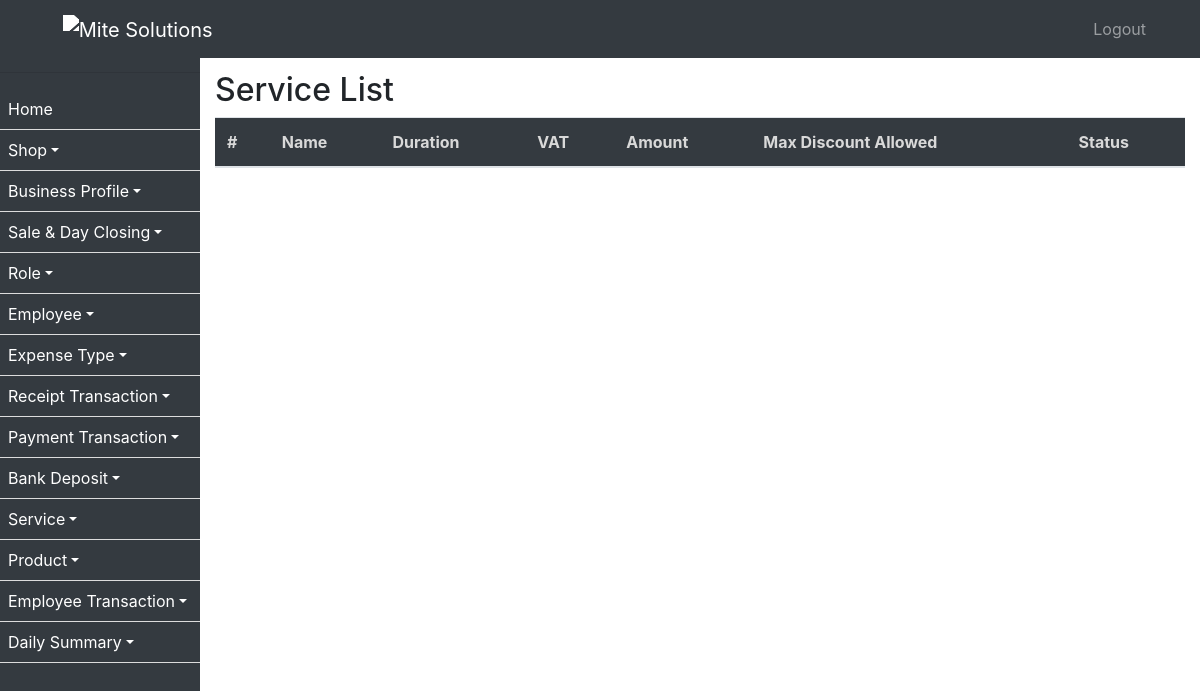
Before: /service/ with the older database file.
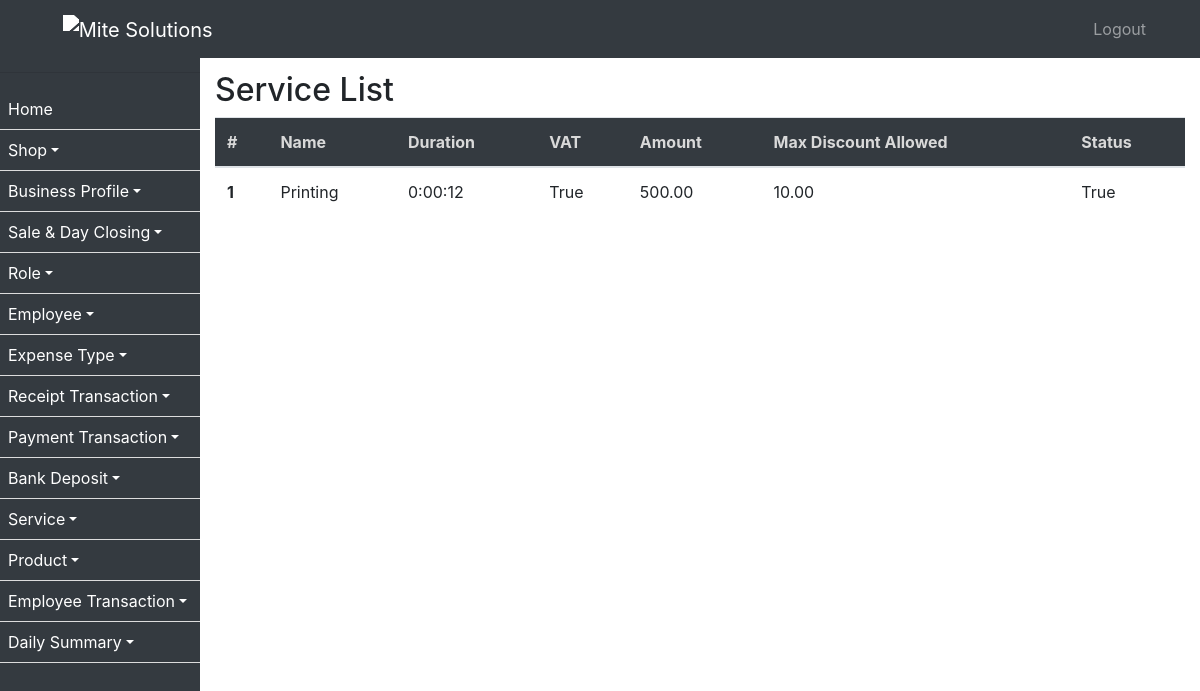
After: the same page with the newer database file.
### ezshopapp/models.py (models this page shows, shortened)
class Service(models.Model):
    name = models.CharField(max_length=255)
    duration = models.DurationField()
    vat = models.BooleanField(default=False)
    amount = models.DecimalField(max_digits=10, decimal_places=2)
    max_discount_allowed = models.DecimalField(max_digits=10, decimal_places=2)
    status = models.BooleanField(default=True)

### ezshopapp/views.py (the view)
# urls.py: path('service/', ServiceListView.as_view(), name='service_list'),
class ServiceListView(ListView):
    model = Service
    template_name = 'service_list.html'

### ezshopapp/templates/service_list.html (shortened to what this page needs)
{% extends 'base.html' %}
{% block content %}
  <h2>Service List</h2>
  <table class="table">
    <thead>
      <tr>
        <th scope="col">#</th>
        <th scope="col">Name</th>
        <th scope="col">Duration</th>
        <th scope="col">VAT</th>
        <th scope="col">Amount</th>
        <th scope="col">Max Discount Allowed</th>
        <th scope="col">Status</th>
      </tr>
    </thead>
    <tbody>
      {% for service in object_list %}
        <tr>
          <th scope="row">{{ forloop.counter }}</th>
          <td>{{ service.name }}</td>
          <td>{{ service.duration }}</td>
          <td>{{ service.vat }}</td>
          <td>{{ service.amount }}</td>
          <td>{{ service.max_discount_allowed }}</td>
          <td>{{ service.status }}</td>
        </tr>
      {% endfor %}
    </tbody>
  </table>
{% endblock %}

### ezshopapp/templates/base.html (shortened to what this page needs)
{% load static %}
<!DOCTYPE html>
<html lang="en">
<head>
    <link rel="stylesheet" href="https://stackpath.bootstrapcdn.com/bootstrap/4.3.1/css/bootstrap.min.css">
    <link rel="stylesheet" type="text/css" href="https://cdn.datatables.net/1.11.5/css/jquery.dataTables.css">
    <link rel="stylesheet" href="https://use.fontawesome.com/releases/v5.8.2/css/all.css">
    <link rel="stylesheet" href="https://cdn.datatables.net/1.10.24/css/dataTables.bootstrap4.min.css"/>
</head>
<body>
<nav class="navbar navbar-expand-lg navbar-dark bg-dark fixed-top">
    <a class="navbar-brand text-left" href="/home/">
         <img src="https://mitesolutions.com/images/logo.png" class="logo" alt="Mite Solutions" width="5%">
    </a>
    <div class="collapse navbar-collapse" id="navbarNav">
        <ul class="navbar-nav ml-auto pl-3">
            <li class="nav-item">
                <a class="nav-link" href="{% url 'logout' %}">Logout</a>
            </li>
        </ul>
    </div>
</nav>
<div id="sidebar">
    <hr/>
    <ul>
        <li><a href="/home/">Home</a></li>
        <li class="dropdown">
            <a href="#" class="dropdown-toggle" id="shopDropdown" role="button" data-toggle="dropdown" aria-haspopup="true" aria-expanded="false">Shop</a>
        </li>
        <li class="dropdown">
            <a href="#" class="dropdown-toggle" id="businessProfileDropdown" role="button" data-toggle="dropdown" aria-haspopup="true" aria-expanded="false">Business Profile</a>
        </li>
        <li class="dropdown">
            <a href="#" class="dropdown-toggle" id="saleDropdown" role="button" data-toggle="dropdown" aria-haspopup="true" aria-expanded="false">Sale & Day Closing</a>
        </li>
        <li class="dropdown">
            <a href="#" class="dropdown-toggle" id="roleDropdown" role="button" data-toggle="dropdown" aria-haspopup="true" aria-expanded="false">Role</a>
        </li>
        <li class="dropdown">
            <a href="#" class="dropdown-toggle" id="employeeDropdown" role="button" data-toggle="dropdown" aria-haspopup="true" aria-expanded="false">Employee</a>
        </li>
        <li class="dropdown">
            <a href="#" class="dropdown-toggle" id="expenseTypeDropdown" role="button" data-toggle="dropdown" aria-haspopup="true" aria-expanded="false">Expense Type</a>
        </li>
        <li class="dropdown">
            <a href="#" class="dropdown-toggle" id="receiptTransactionDropdown" role="button" data-toggle="dropdown" aria-haspopup="true" aria-expanded="false">Receipt Transaction</a>
        </li>
        <li class="dropdown">
            <a href="#" class="dropdown-toggle" id="paymentTransactionDropdown" role="button" data-toggle="dropdown" aria-haspopup="true" aria-expanded="false">Payment Transaction</a>
        </li>
        <li class="dropdown">
            <a href="#" class="dropdown-toggle" id="bankDepositDropdown" role="button" data-toggle="dropdown" aria-haspopup="true" aria-expanded="false">Bank Deposit</a>
        </li>
        <li class="dropdown">
            <a href="#" class="dropdown-toggle" id="serviceDropdown" role="button" data-toggle="dropdown" aria-haspopup="true" aria-expanded="false">Service</a>
        </li>
        <li class="dropdown">
            <a href="#" class="dropdown-toggle" id="productDropdown" role="button" data-toggle="dropdown" aria-haspopup="true" aria-expanded="false">Product</a>
        </li>
        <li class="dropdown">
            <a href="#" class="dropdown-toggle" id="employeeTransactionDropdown" role="button" data-toggle="dropdown" aria-haspopup="true" aria-expanded="false">Employee Transaction</a>
        </li>
        <li class="dropdown">
            <a href="#" class="dropdown-toggle" id="dailySummaryDropdown" role="button" data-toggle="dropdown" aria-haspopup="true" aria-expanded="false">Daily Summary</a>
        </li>
    </ul>
</div>
<div id="content">
    {% block content %}{% endblock %}
</div>
</body>
</html>

### ezshopapp/templates/base.html (style rules this page uses)
body { padding-top: 56px; }
thead { background-color: #343a40; color: #d9d9d9; }
#sidebar { height: 100%; width: 200px; position: fixed; top: 0; left: 0; background-color: #343a40; padding-top: 56px; }
table { border:0px !important; }
#content { margin-left: 200px; padding: 15px; }
#sidebar ul { list-style: none; padding: 0; }
#sidebar ul li { padding: 8px; border-bottom: 1px solid #ddd; }
#sidebar ul li a { text-decoration: none; color: #fff; }
.navbar-brand { margin-left: 4%; }
.logo { filter: brightness(0) invert(1); margin:0px; }
.navbar-nav.ml-auto { margin-right: 15px; }

Changed rows visible on the page:
added Service: name "Printing", duration "0:00:12", vat "True", amount "500.00", max_discount_allowed "10.00", status "True"
